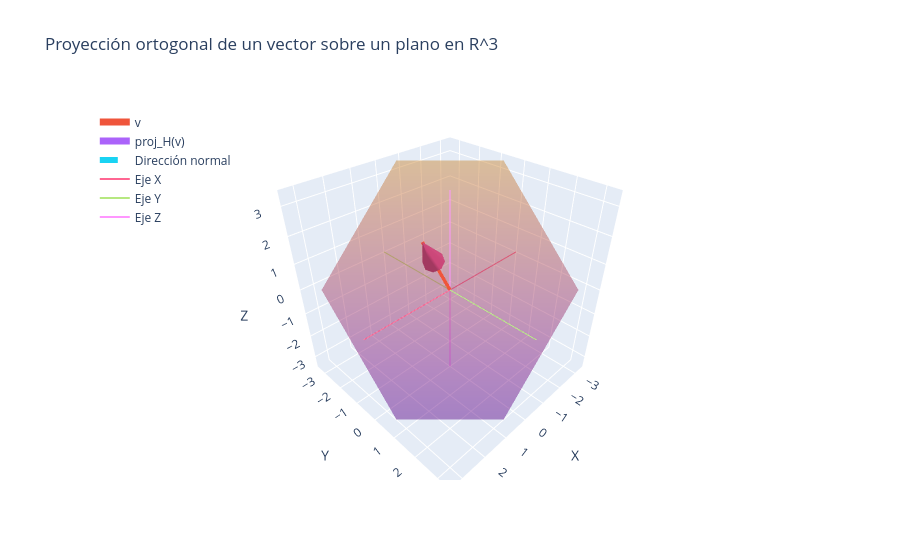

Notebook code cell kept with this figure:
### Markdown cell above
# Script en Plotly para visualizar $v$, el plano $H$ y la proyección

Este código dibuja:

* el plano $x+y+z=0$,
* el vector $v$,
* su proyección sobre el plano,
* y el segmento perpendicular (dirección normal).

### Code cell
import numpy as np
import plotly.graph_objects as go

# =========================
# Definición del plano H: x + y + z = 0
# =========================
x = np.linspace(-3, 3, 30)   # reducido para acercar la escena
y = np.linspace(-3, 3, 30)
X, Y = np.meshgrid(x, y)
Z = -(X + Y)

# =========================
# Vector v y proyección
# =========================
v = np.array([2, 1, 3])
n = np.array([1, 1, 1])

proj_normal = (np.dot(v, n) / np.dot(n, n)) * n
proj_H = v - proj_normal

# =========================
# Crear figura
# =========================
fig = go.Figure()

# Plano H
fig.add_trace(go.Surface(
    x=X, y=Y, z=Z,
    opacity=0.45,
    showscale=False,
    name='Plano H: x+y+z=0'
))

# =========================
# Vector v (segmento + flecha)
# =========================
fig.add_trace(go.Scatter3d(
    x=[0, v[0]], y=[0, v[1]], z=[0, v[2]],
    mode='lines',
    line=dict(width=7),
    name='v'
))

fig.add_trace(go.Cone(
    x=[v[0]], y=[v[1]], z=[v[2]],
    u=[v[0]], v=[v[1]], w=[v[2]],
    sizemode="scaled",
    sizeref=0.35,      # flecha más pequeña y estética
    showscale=False,
    anchor="tip",
    name=' '
))

# =========================
# Proyección sobre el plano
# =========================
fig.add_trace(go.Scatter3d(
    x=[0, proj_H[0]], y=[0, proj_H[1]], z=[0, proj_H[2]],
    mode='lines',
    line=dict(width=7),
    name='proj_H(v)'
))

fig.add_trace(go.Cone(
    x=[proj_H[0]], y=[proj_H[1]], z=[proj_H[2]],
    u=[proj_H[0]], v=[proj_H[1]], w=[proj_H[2]],
    sizemode="scaled",
    sizeref=0.35,
    showscale=False,
    anchor="tip",
    name=' '
))

# =========================
# Segmento perpendicular
# =========================
fig.add_trace(go.Scatter3d(
    x=[v[0], proj_H[0]],
    y=[v[1], proj_H[1]],
    z=[v[2], proj_H[2]],
    mode='lines',
    line=dict(dash='dash', width=6),
    name='Dirección normal'
))

# =========================
# Ejes coordenados (más cortos para "acercar")
# =========================
axis_range = 4

fig.add_trace(go.Scatter3d(x=[-axis_range, axis_range], y=[0,0], z=[0,0],
                           mode='lines', name='Eje X'))

fig.add_trace(go.Scatter3d(x=[0,0], y=[-axis_range, axis_range], z=[0,0],
                           mode='lines', name='Eje Y'))

fig.add_trace(go.Scatter3d(x=[0,0], y=[0,0], z=[-axis_range, axis_range],
                           mode='lines', name='Eje Z'))

# =========================
# Layout (zoom + cámara)
# =========================
fig.update_layout(
    title="Proyección ortogonal de un vector sobre un plano en R^3",
    scene=dict(
        xaxis_title='X',
        yaxis_title='Y',
        zaxis_title='Z',
        aspectmode='cube',
        xaxis=dict(range=[-3.5, 3.5]),
        yaxis=dict(range=[-3.5, 3.5]),
        zaxis=dict(range=[-3.5, 3.5]),
        camera=dict(
            eye=dict(x=1.25, y=1.25, z=1.25)  # acerca la visualización
        )
    ),
    legend=dict(x=0.02, y=0.98)
)

fig.show()

fig.write_image(r"C:\Users\marco\Downloads\v_H_y_proy_v_sobre_H.png")

### Figure 1 — Plotly figure (JSON) as saved in the notebook; plotly's stock layout.template omitted (floating-point values rounded to 4 significant figures; data arrays with more than 128 entries replaced by an {"elided": "..."} marker saying what was removed)
{"data": [{"name": "Plano H: x+y+z=0", "opacity": 0.45, "showscale": false, "type": "surface", "x": {"elided": "30x30 float values"}, "y": {"elided": "30x30 float values"}, "z": {"elided": "30x30 float values"}}, {"line": {"width": 7}, "mode": "lines", "name": "v", "type": "scatter3d", "x": [0, 2], "y": [0, 1], "z": [0, 3]}, {"anchor": "tip", "name": " ", "showscale": false, "sizemode": "scaled", "sizeref": 0.35, "type": "cone", "u": [2], "v": [1], "w": [3], "x": [2], "y": [1], "z": [3]}, {"line": {"width": 7}, "mode": "lines", "name": "proj_H(v)", "type": "scatter3d", "x": [0, 0], "y": [0, -1], "z": [0, 1]}, {"anchor": "tip", "name": " ", "showscale": false, "sizemode": "scaled", "sizeref": 0.35, "type": "cone", "u": [0], "v": [-1], "w": [1], "x": [0], "y": [-1], "z": [1]}, {"line": {"dash": "dash", "width": 6}, "mode": "lines", "name": "Dirección normal", "type": "scatter3d", "x": [2, 0], "y": [1, -1], "z": [3, 1]}, {"mode": "lines", "name": "Eje X", "type": "scatter3d", "x": [-4, 4], "y": [0, 0], "z": [0, 0]}, {"mode": "lines", "name": "Eje Y", "type": "scatter3d", "x": [0, 0], "y": [-4, 4], "z": [0, 0]}, {"mode": "lines", "name": "Eje Z", "type": "scatter3d", "x": [0, 0], "y": [0, 0], "z": [-4, 4]}], "layout": {"legend": {"x": 0.02, "y": 0.98}, "scene": {"aspectmode": "cube", "camera": {"eye": {"x": 1.25, "y": 1.25, "z": 1.25}}, "xaxis": {"range": [-3.5, 3.5], "title": {"text": "X"}}, "yaxis": {"range": [-3.5, 3.5], "title": {"text": "Y"}}, "zaxis": {"range": [-3.5, 3.5], "title": {"text": "Z"}}}, "title": {"text": "Proyección ortogonal de un vector sobre un plano en R^3"}}}
